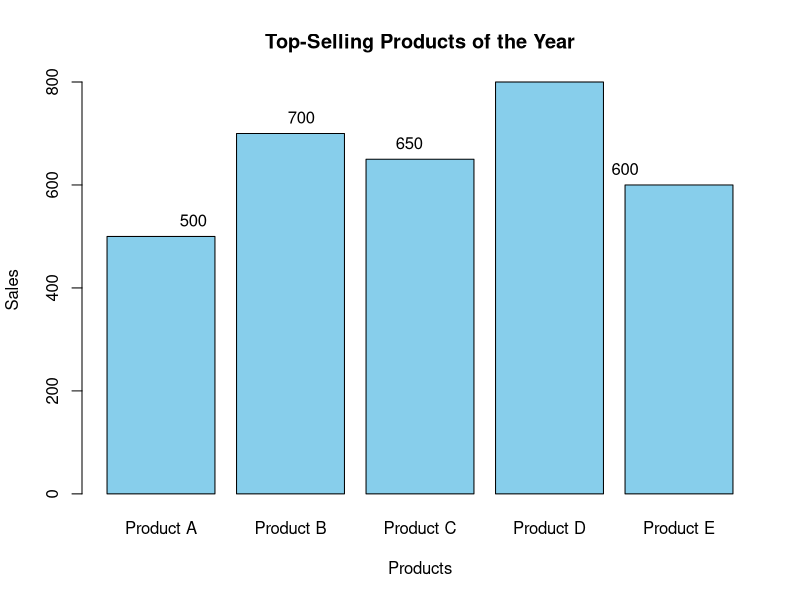

The R script that drew this image:
# Sample data
products <- c("Product A", "Product B", "Product C", "Product D", "Product E")
sales <- c(500, 700, 650, 800, 600)

# Create bar chart
barplot(sales,
        names.arg = products,
        col = "skyblue",
        xlab = "Products",              # X-axis label
        ylab = "Sales",                # Y-axis label
        main = "Top-Selling Products of the Year")  # Title

# Add values on top of bars
text(x = seq_along(sales),
     y = sales,
     label = sales,
     pos = 3)
